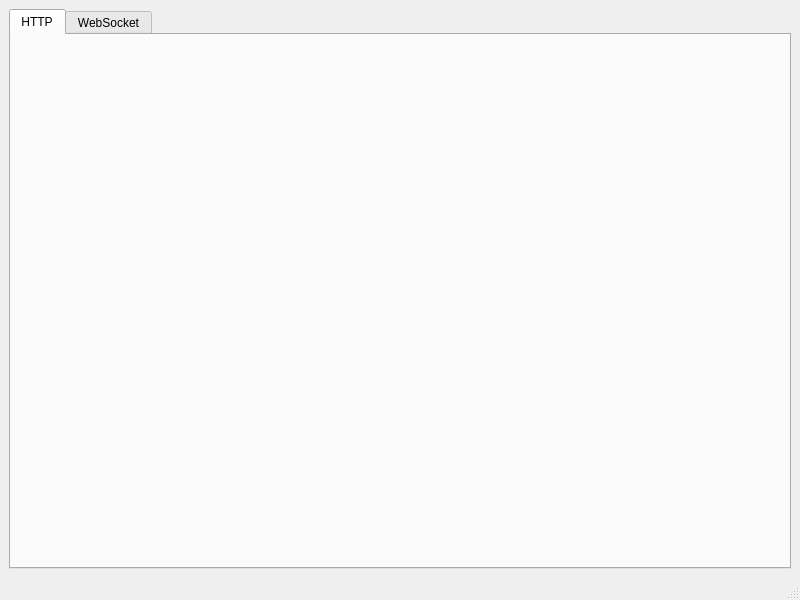
<?xml version="1.0" encoding="UTF-8"?>
<ui version="4.0">
 <class>MainWindow</class>
 <widget class="QMainWindow" name="MainWindow">
  <property name="geometry">
   <rect>
    <x>0</x>
    <y>0</y>
    <width>800</width>
    <height>600</height>
   </rect>
  </property>
  <property name="windowTitle">
   <string>Postiny</string>
  </property>
  <widget class="QWidget" name="centralwidget">
   <layout class="QVBoxLayout" name="verticalLayout">
    <item>
     <widget class="QTabWidget" name="tabWidget">
      <property name="currentIndex">
       <number>0</number>
      </property>
      <widget class="HttpPanel" name="tabHttp">
       <attribute name="title">
        <string>HTTP</string>
       </attribute>
      </widget>
      <widget class="WebSocketPanel" name="tabWebSocket">
       <attribute name="title">
        <string>WebSocket</string>
       </attribute>
      </widget>
     </widget>
    </item>
   </layout>
  </widget>
  <widget class="QMenuBar" name="menubar">
   <property name="geometry">
    <rect>
     <x>0</x>
     <y>0</y>
     <width>800</width>
     <height>22</height>
    </rect>
   </property>
  </widget>
  <widget class="QStatusBar" name="statusbar"/>
 </widget>
 <customwidgets>
  <customwidget>
   <class>HttpPanel</class>
   <extends>QWidget</extends>
   <header>postiny.http.httppanel</header>
   <container>1</container>
  </customwidget>
  <customwidget>
   <class>WebSocketPanel</class>
   <extends>QWidget</extends>
   <header>postiny.ws.websocketpanel</header>
   <container>1</container>
  </customwidget>
 </customwidgets>
 <resources>
  <include location="../app.qrc"/>
 </resources>
 <connections/>
</ui>
